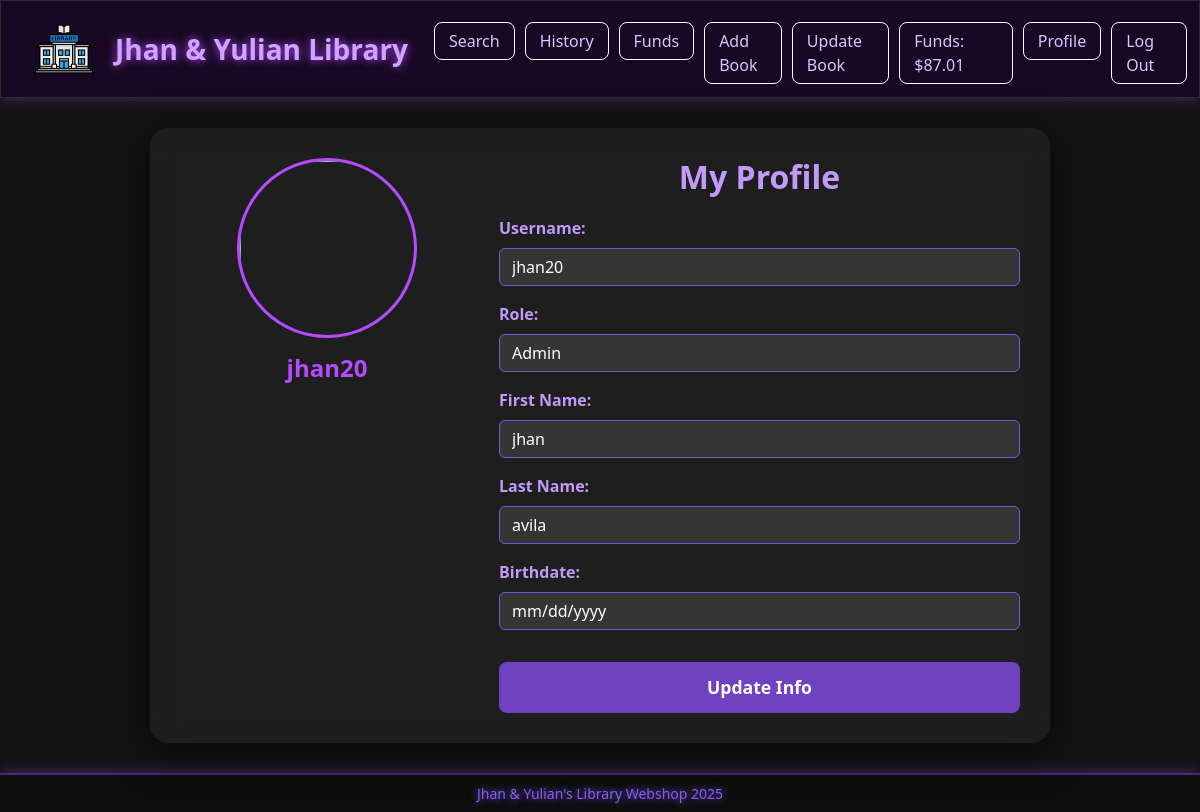
Screenshot of /profile (signed in) with the database file from the repository.
### tables this page shows
CREATE TABLE users (
    id INTEGER PRIMARY KEY AUTOINCREMENT NOT NULL,
    username VARCHAR(30) NOT NULL UNIQUE,
    first_name VARCHAR(30) NOT NULL,
    last_name VARCHAR(30) NOT NULL,
    birth_date DATE,
    password_hash TEXT NOT NULL,
    funds NUMERIC NOT NULL DEFAULT 100.00
);

CREATE TABLE roles (
    id INTEGER PRIMARY KEY AUTOINCREMENT NOT NULL,
    role_name VARCHAR(100) NOT NULL
);

### app.py (the view, shortened to what this page needs)
@app.route("/profile", methods=["GET", "POST"])
@login_required
def profile():
    id = session["user_id"]
    user = db.execute("SELECT * FROM users WHERE id = ?", id)[0]
    role_name = db.execute("""SELECT role_name FROM roles
                                WHERE id IN (
                                    SELECT role_id FROM user_roles
                                    WHERE user_id = ?)""", id)[0]["role_name"]
    return render_template("profile.html", user=user, role_name=role_name, funds=get_funds(id))

### app.py (called while the page is built)
@app.after_request
def after_request(response):
    response.headers["Cache-Control"] = "no-cache, no-store, must-revalidate"
    response.headers["Expires"] = 0
    response.headers["Pragma"] = "no-cache"
    return response

def get_funds(id):
    return db.execute("SELECT funds FROM users WHERE id = ?", id)[0]["funds"]

### helpers.py (called while the page is built)
def login_required(f):
    @wraps(f)
    def decorated_function(*args, **kwargs):
        user_role = session.get("role_id")
        if session.get("user_id") is None or user_role is None:
            return redirect("/login")
        return f(*args, **kwargs)
    return decorated_function

def usd(value):
    return f"${value:,.2f}"

### templates/profile.html (shortened to what this page needs)
{% extends "layout.html" %}
{% block main %}
<div class="profile-wrapper">
    <div class="profile-card">
        <div class="profile-image-container">
            <div class="text-center">
                <img src="https://cdn-icons-png.flaticon.com/512/149/149071.png" class="profile-image">
                <h4 class="mt-3" style="color: #b44bff; font-weight: 600;">
                    {{ user.username }}
                </h4>
            </div>
        </div>
        <div class="profile-info">
            <h2 class="profile-title">My Profile</h2>
            <form action="/profile" method="post" id="profile-form">
                <div class="mb-3">
                    <label class="form-label">Username:</label>
                    <input class="form-control" value="{{ user.username }}" disabled>
                </div>
                <div class="mb-3">
                    <label class="form-label">Role:</label>
                    <input class="form-control" value="{{ role_name }}" disabled>
                </div>
                <div class="mb-3">
                    <label class="form-label">First Name:</label>
                    <input class="form-control editable-field" id="first_name" name="first_name"
                        value="{{ user.first_name }}" disabled>
                </div>
                <div class="mb-3">
                    <label class="form-label">Last Name:</label>
                    <input class="form-control editable-field" id="last_name" name="last_name"
                        value="{{ user.last_name }}" disabled>
                </div>
                <div class="mb-3">
                    <label class="form-label">Birthdate:</label>
                    <input class="form-control editable-field" id="birth_date" name="birth_date"
                        value="{{ user.birth_date }}" type="date" disabled>
                </div>
                <button id="btn-edit" class="btn btn-primary mt-3" type="button">Update Info</button>
            </form>
        </div>
    </div>
</div>
{% endblock %}

### templates/layout.html (shortened to what this page needs)
<!DOCTYPE html>
<html lang="en">
<head>
    <link href="https://cdn.jsdelivr.net/npm/bootstrap@5.3.3/dist/css/bootstrap.min.css" rel="stylesheet">
    <link href="https://cdn.jsdelivr.net/npm/bootstrap-icons@1.11.1/font/bootstrap-icons.css" rel="stylesheet">
    <link href="/static/styles.css" rel="stylesheet">
</head>
<body class="d-flex flex-column min-vh-100">
    <nav class="border navbar navbar-expand-md navbar-dark">
        <div class="container-fluid">
            <a href="/" class="navbar-brand d-flex align-items-center ms-3">
                <img src="../static/library.png" alt="Bookstore Logo" style="height: 70px;">
                <span class="ms-3 fs-3 fw-semibold">Jhan & Yulian Library</span>
            </a>
            <div class="collapse navbar-collapse" id="navbar">
                {% if session.get("user_id") %}
                <ul class="navbar-nav me-auto mt-2">
                    <li class="nav-item"><a class="nav-link" href="/search">Search</a></li>
                    <li class="nav-item"><a class="nav-link" href="/history">History</a></li>
                    <li class="nav-item"><a class="nav-link" href="/funds">Funds</a></li>
                    {% if session.get("role_id") == 1 %}
                    <li class="nav-item"><a class="nav-link" href="/add">Add Book</a></li>
                    <li class="nav-item"><a class="nav-link" href="/update_search">Update Book</a></li>
                    {% endif %}
                </ul>
                <ul class="navbar-nav ms-auto mt-2">
                    {% if funds is defined %}
                    <li class="nav-item">
                        <span class="nav-link">Funds: {{ funds | usd }}</span>
                    </li>
                    {% endif %}
                    <li class="nav-item"><a class="nav-link" href="/profile">Profile</a></li>
                    <li class="nav-item"><a class="nav-link" href="/logout">Log Out</a></li>
                </ul>
                {% else %}
                <ul class="navbar-nav ms-auto mt-2">
                    <li class="nav-item"><a class="nav-link" href="/register">Register</a></li>
                    <li class="nav-item"><a class="nav-link" href="/login">Log In</a></li>
                </ul>
                {% endif %}
            </div>
        </div>
    </nav>
    <main class="flex-fill">
        {% block main %}{% endblock %}
    </main>
    <footer class="text-center py-2 mt-auto">
        Jhan & Yulian's Library Webshop 2025
    </footer>
</body>
</html>

### static/styles.css (style rules this page uses)
body { background-color: #121212 !important; color: #f5f5f5 !important; min-height: 100vh; display: flex; flex-direction: column; }
.navbar, .bg-light { background-color: #1e1e1e !important; border-color: #2c2c2c !important; }
.nav-link { color: #b44bff !important; border: 1px solid #ffffff !important; padding: 6px 14px !important; border-radius: 8px; margin-left: 10px; transition: 0.25s; }
.form-control { background-color: #1e1e1e !important; color: #ffffff !important; border: 1px solid #6a5acd; }
.form-control::placeholder { color: #bfbfbf !important; }
.btn-primary { background-color: #6a5acd !important; border-color: #6a5acd !important; color: #ffffff !important; }
footer { margin-top: auto; padding: 8px 0; text-align: center; font-size: 14px; color: #8b5cf6 !important; background-color: #0e0e0e; border-top: 1px solid #4c3ac2; }
main { flex: 1; display: flex; flex-direction: column; }
html, body { height: 100%; }
.profile-wrapper { flex: 1; display: flex; justify-content: center; align-items: center; padding: 30px 0; }
.profile-card { width: 900px; background: rgba(255, 255, 255, 0.05); backdrop-filter: blur(14px); border-radius: 18px; display: flex; padding: 30px; box-shadow: 0 10px 40px rgba(0, 0, 0, 0.5); color: white; }
.profile-image-container { width: 35%; display: flex; justify-content: center; align-items: start; }
.profile-image { width: 180px; height: 180px; border-radius: 50%; border: 3px solid #b44bff; object-fit: cover; }
.profile-info { width: 65%; padding-left: 25px; }
.profile-title { font-size: 2rem; font-weight: 700; margin-bottom: 20px; text-align: left; color: rgb(128, 0, 128); }
.profile-info .form-label { color: #d6b3ff; }
.profile-info .form-control { background: rgba(255,255,255,0.1) !important; border: 1px solid #6b5edb !important; color: white !important; }
#btn-edit, #btn-save { width: 100%; padding: 12px; border: none; background: #b44bff; color: white; font-size: 1.1rem; border-radius: 8px; margin-top: 10px; }
.form-label { color: #c39afa !important; font-weight: bold !important; }
.form-control { background-color: #3a3a4f !important; color: white !important; border: 1px solid #7b52cc !important; }
.btn-primary { background-color: #6f42c1 !important; border-color: #6f42c1 !important; font-weight: bold !important; }
h2, h3, h5 { color: #c39afa !important; text-align: center !important; }

### templates/layout.html (style rules this page uses)
nav.navbar { background: rgba(30, 0, 50, 0.55) !important; backdrop-filter: blur(12px); border-bottom: 2px solid rgba(170, 75, 255, 0.4); box-shadow: 0 0 15px rgba(170, 75, 255, 0.4); }
nav .nav-link { color: #d8c7ff !important; font-weight: 500; transition: 0.3s; }
nav .navbar-brand span { color: #cfa3ff !important; text-shadow: 0 0 10px #b44bff; }
body { background: #0c0b11; color: white; font-family: "Segoe UI", system-ui, sans-serif; }
footer { border-top: 2px solid rgba(180, 75, 255, 0.4); text-shadow: 0 0 8px #7b61ff; box-shadow: 0 -2px 15px rgba(180, 75, 255, 0.3); }

### rows the page displays
users: funds "$87.01", username "jhan20", first_name "jhan", last_name "avila"
roles: role_name "Admin"
